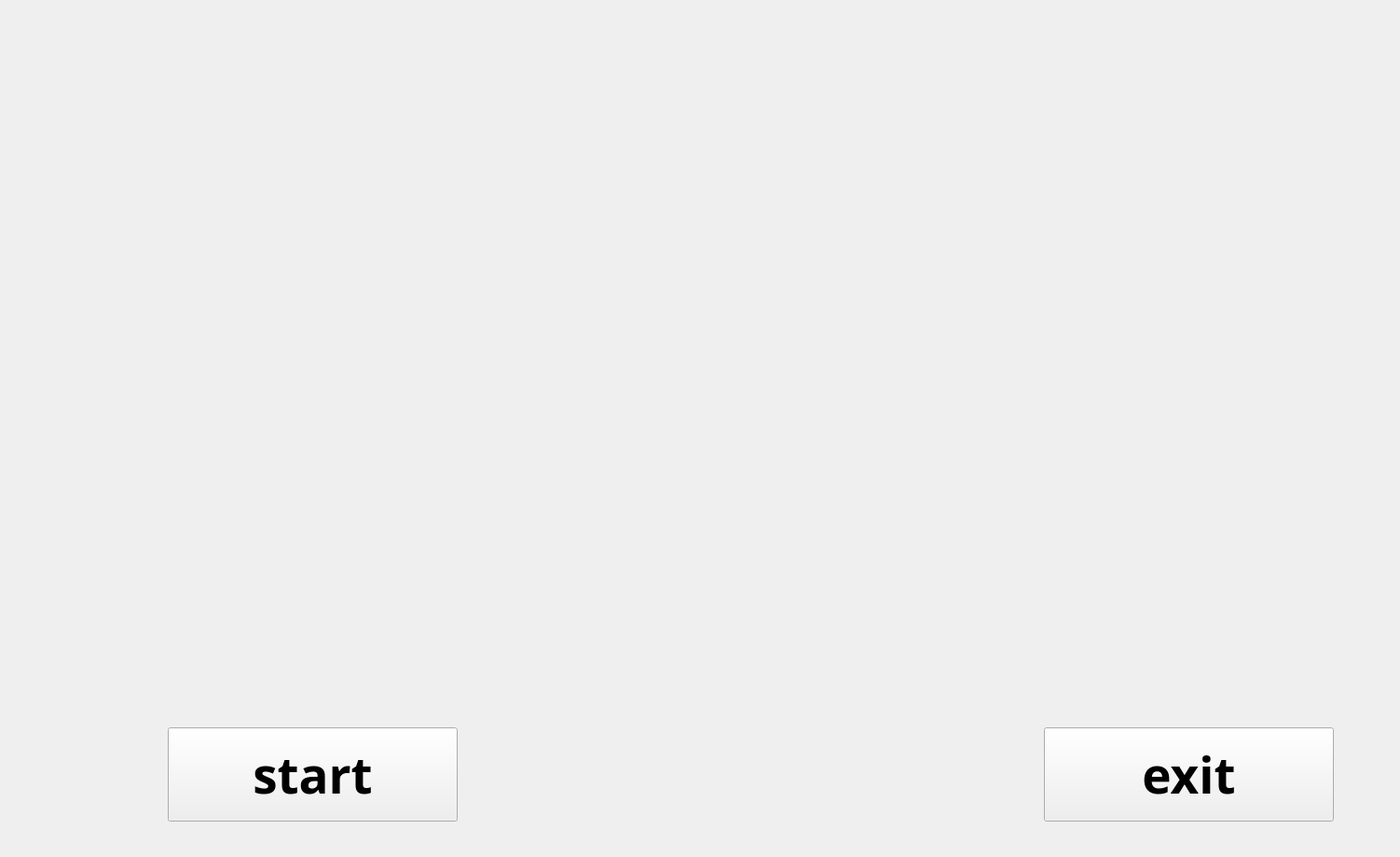
<?xml version="1.0" encoding="UTF-8"?>
<ui version="4.0">
 <class>MainWindow</class>
 <widget class="QMainWindow" name="MainWindow">
  <property name="geometry">
   <rect>
    <x>0</x>
    <y>0</y>
    <width>1502</width>
    <height>919</height>
   </rect>
  </property>
  <property name="windowTitle">
   <string>MainWindow</string>
  </property>
  <property name="styleSheet">
   <string notr="true">MainWindow {border-image: url(:/pics/pic.jpg);}</string>
  </property>
  <widget class="QWidget" name="centralWidget">
   <property name="enabled">
    <bool>true</bool>
   </property>
   <widget class="QPushButton" name="pushButton">
    <property name="geometry">
     <rect>
      <x>180</x>
      <y>780</y>
      <width>311</width>
      <height>101</height>
     </rect>
    </property>
    <property name="sizePolicy">
     <sizepolicy hsizetype="Minimum" vsizetype="Preferred">
      <horstretch>0</horstretch>
      <verstretch>0</verstretch>
     </sizepolicy>
    </property>
    <property name="font">
     <font>
      <family>華康童童體(P)</family>
      <pointsize>40</pointsize>
      <weight>75</weight>
      <bold>true</bold>
     </font>
    </property>
    <property name="text">
     <string>start</string>
    </property>
   </widget>
   <widget class="QPushButton" name="pushButton_2">
    <property name="geometry">
     <rect>
      <x>1120</x>
      <y>780</y>
      <width>311</width>
      <height>101</height>
     </rect>
    </property>
    <property name="sizePolicy">
     <sizepolicy hsizetype="Minimum" vsizetype="Preferred">
      <horstretch>0</horstretch>
      <verstretch>0</verstretch>
     </sizepolicy>
    </property>
    <property name="font">
     <font>
      <family>華康童童體(P)</family>
      <pointsize>40</pointsize>
      <weight>75</weight>
      <bold>true</bold>
     </font>
    </property>
    <property name="text">
     <string>exit</string>
    </property>
   </widget>
  </widget>
 </widget>
 <layoutdefault spacing="6" margin="11"/>
 <resources/>
 <connections/>
</ui>
